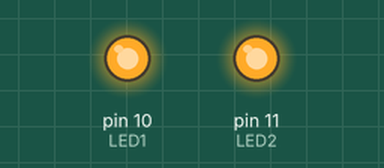
A sketch run on a simulated Arduino Nano, built with avr-gcc and run on an emulated ATmega328P. On the bench: output pins drawn as LEDs (lit = HIGH).

Above: at 0.1 s.
Timing chart, 0 to 1.6 s (numbered marks = the images above):
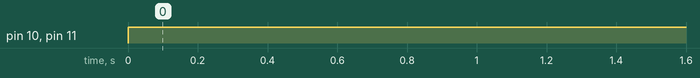

The sketch:

Christmas_Lights.ino
```cpp
#define LED1 10
#define LED2 11

void setup() {

	/* add setup code here */
	pinMode(LED1, OUTPUT);
	pinMode(LED2, OUTPUT);

}

void loop() {

	/* add main program code here */
	digitalWrite(LED1, HIGH);
	digitalWrite(LED2, HIGH);

}
```

Measured:
- by itself, pin 10 (LED1), pin 11 (LED2): LOW → HIGH at 0.00 s
